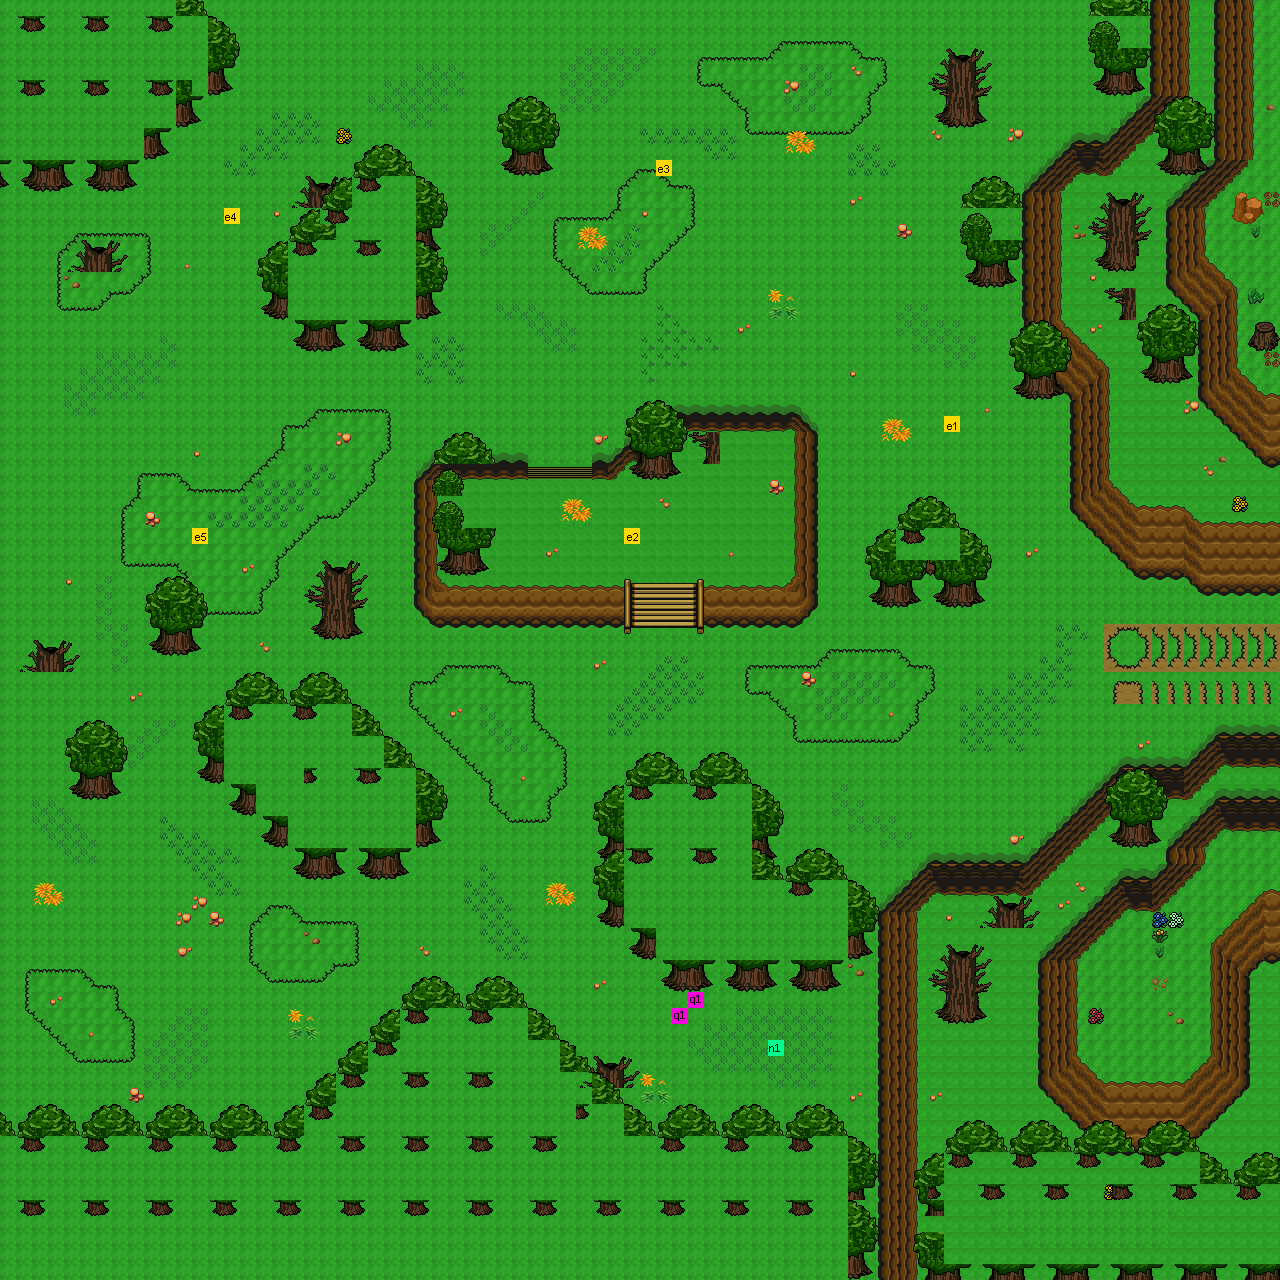

This is a level from a 2D game, rendered from its Tiled map with the project's own tilesets. A one-line summary and the map file follow, with tile-layer data summarised:
An orthogonal 80x80 tile map with 16x16 px tiles, 8 tile layers (ground0, ground1, wall0, wall1, ...), 1 hidden layer not drawn, 9 tilesets.

<map version="1.0" orientation="orthogonal" renderorder="right-down" width="80" height="80" tilewidth="16" tileheight="16">
 <tileset firstgid="1" name="1" tilewidth="16" tileheight="16">
  <image source="../../tileset/v1.3/1.png" width="800" height="800" />
 </tileset>
 <tileset firstgid="2501" name="2" tilewidth="16" tileheight="16">
  <image source="../../tileset/v1.3/2.png" width="800" height="800" />
 </tileset>
 <tileset firstgid="5001" name="3" tilewidth="16" tileheight="16">
  <image source="../../tileset/v1.3/3.png" width="800" height="800" />
 </tileset>
 <tileset firstgid="7501" name="4" tilewidth="16" tileheight="16">
  <image source="../../tileset/v1.3/4.png" width="800" height="800" />
 </tileset>
 <tileset firstgid="10001" name="5" tilewidth="16" tileheight="16">
  <image source="../../tileset/v1.3/5.png" width="800" height="800" />
 </tileset>
 <tileset firstgid="12501" name="6" tilewidth="16" tileheight="16">
  <image source="../../tileset/v1.3/6.png" width="800" height="800" />
 </tileset>
 <tileset firstgid="15001" name="7" tilewidth="16" tileheight="16">
  <image source="../../tileset/v1.3/7.png" width="800" height="800" />
 </tileset>
 <tileset firstgid="17501" name="8" tilewidth="16" tileheight="16">
  <image source="../../tileset/v1.3/8.png" width="800" height="800" />
 </tileset>
 <tileset firstgid="20001" name="9" tilewidth="16" tileheight="16">
  <image source="../../tileset/v1.3/9.png" width="800" height="800" />
 </tileset>
 <layer name="ground0" width="80" height="80">
  <data>[6400 cells, 6376 non-empty, 4 distinct tile ids]</data>
 </layer>
 <layer name="ground1" width="80" height="80">
  <data>[6400 cells, 610 non-empty, 32 distinct tile ids]</data>
 </layer>
 <layer name="wall0" width="80" height="80">
  <data>[6400 cells, 635 non-empty, 151 distinct tile ids]</data>
 </layer>
 <layer name="wall1" width="80" height="80">
  <data>[6400 cells, 462 non-empty, 199 distinct tile ids]</data>
 </layer>
 <layer name="deco0" width="80" height="80">
  <data>[6400 cells, 1546 non-empty, 135 distinct tile ids]</data>
 </layer>
 <layer name="deco1" width="80" height="80">
  <data>[6400 cells, 1110 non-empty, 115 distinct tile ids]</data>
 </layer>
 <layer name="ABOVE_OVERWRITE" width="80" height="80" opacity="0.9">
  <data>[6400 cells, 0 non-empty, 0 distinct tile ids]</data>
 </layer>
 <layer name="COLLISION_OVERWRITE" width="80" height="80" visible="0">
  <data>[6400 cells, 0 non-empty, 0 distinct tile ids]</data>
 </layer>
 <layer name="SPOT" width="80" height="80">
  <data>[6400 cells, 8 non-empty, 7 distinct tile ids]</data>
 </layer>
</map>